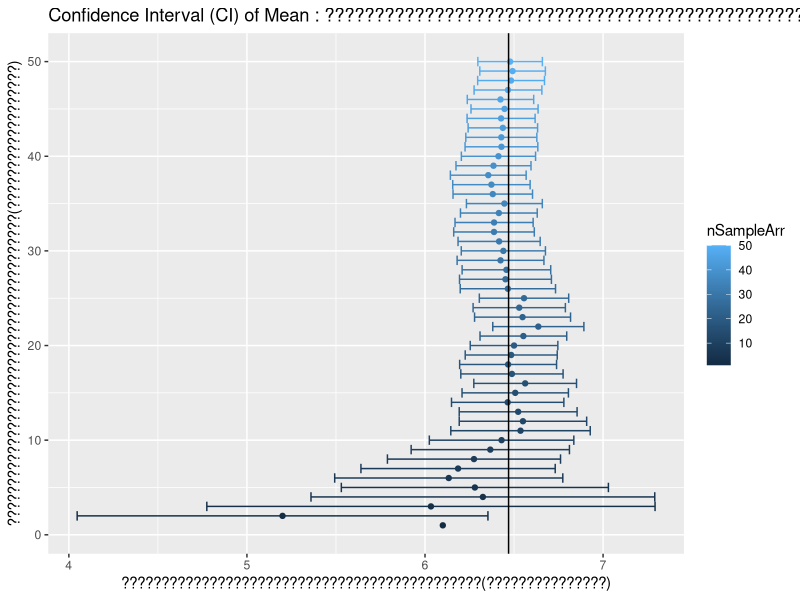
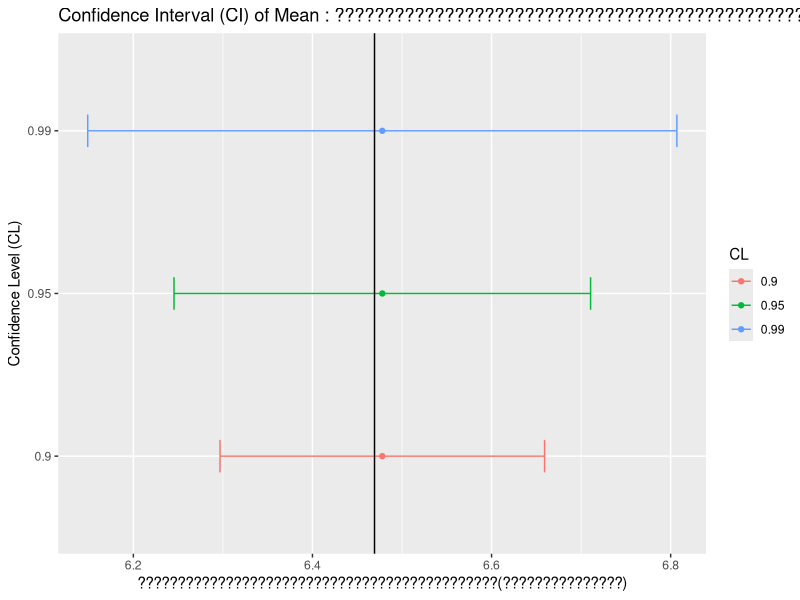

Source code (R) for these figures, in order:
setwd("~/CE2D-2/git/Propstat")

df <- read.csv("imdbm.csv")

income <- df$income
avg_vote <- df$avg_vote

mean(avg_vote)
sd(avg_vote)

nSample = 50
sampleAvg = sample(avg_vote,nSample)
sampleMean = mean(sampleAvg)
sampleSD = sd(sampleAvg)

getCI <- function(cl,n,x){
  m <- mean(x)  # mean 
  s <- sd(x)  # standard deviation
  
  # 1.standard error (SE)
  se <- s / sqrt(n)
  # 2.z-score
  z <- qnorm(cl) 
  # 3.margin error
  me <- se * z
  # 4.confidence interval
  ci <- c(m - me, m + me)
  return(ci)
}

lowerOf90 = c()
upperOf90 = c()
meanOf90 = c()

for (i in 1:nSample) {
  lowerOf90[i] = getCI(0.90,i,sampleAvg[1:i])[1]
  upperOf90[i] = getCI(0.90,i,sampleAvg[1:i])[2]
  meanOf90[i] = mean(sampleAvg[1:i])
}

nSampleArr = c(1:nSample)
d90 = data.frame(nSample,meanOf90,lowerOf90,upperOf90)

library(ggplot2)

qplot(x    = meanOf90 ,
      y    = nSampleArr,
      color = nSampleArr,
      data = d90,main = "Confidence Interval (CI) of Mean : ??????????????????????????????????????????????????????????????????????????????",xlab = "?????????????????????????????????????????????(???????????????)",
      ylab = "???????????????????????????????????????(??????????????????)") + 
  
  geom_errorbar(aes(
    xmin  = lowerOf90,
    xmax  = upperOf90,
    width = 1))+ geom_vline(xintercept = mean(avg_vote))
  


cl = c(0.9,0.95,0.99)
d = data.frame(
  CL = c("0.9","0.95","0.99"),
  Mean = c(sampleMean,sampleMean,sampleMean),
  lower = c(getCI(cl[1],50,sampleAvg)[1],getCI(cl[2],50,sampleAvg)[1],getCI(cl[3],50,sampleAvg)[1]),
  upper = c(getCI(cl[1],50,sampleAvg)[2],getCI(cl[2],50,sampleAvg)[2],getCI(cl[3],50,sampleAvg)[2])
)

qplot(x    = Mean ,
      y    = CL,
      color = CL,
      data = d,main = "Confidence Interval (CI) of Mean : ??????????????????????????????????????????????????????????????????????????????",xlab = "?????????????????????????????????????????????(???????????????)",
      ylab = "Confidence Level (CL)") + 
  
  geom_errorbar(aes(
    xmin  = lower,
    xmax  = upper,
    width = 0.2))+ geom_vline(xintercept = mean(avg_vote))




